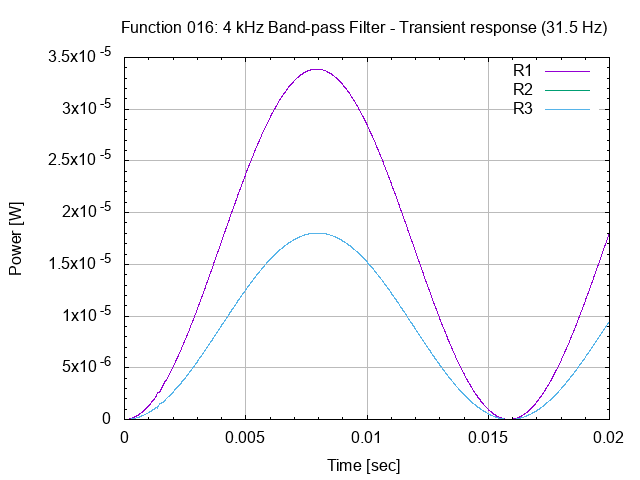

gnuplot code for this plot:
# set terminal
set term png

# set graph
set output "26.016.00.03.03.png"
set title "Function 016: 4 kHz Band-pass Filter - Transient response (31.5 Hz)"

# setup Y-axis
set grid ytics lt 1 lw 1 lc rgb "#bbbbbb"
set mytics
set ylabel "Power [W]"

# setup X-axis
set grid xtics lt 1 lw 1 lc rgb "#bbbbbb"
set mxtics
set xrange [0:0.02]
set xlabel "Time [sec]"

# setup plot style
set style data lines
plot '26.016.00.03.03.dat' using 1:2 title "R1", \
     '26.016.00.03.03.dat' using 1:3 title "R2", \
     '26.016.00.03.03.dat' using 1:4 title "R3"

# set output back to default
set output

# reset terminal type
set terminal pop
